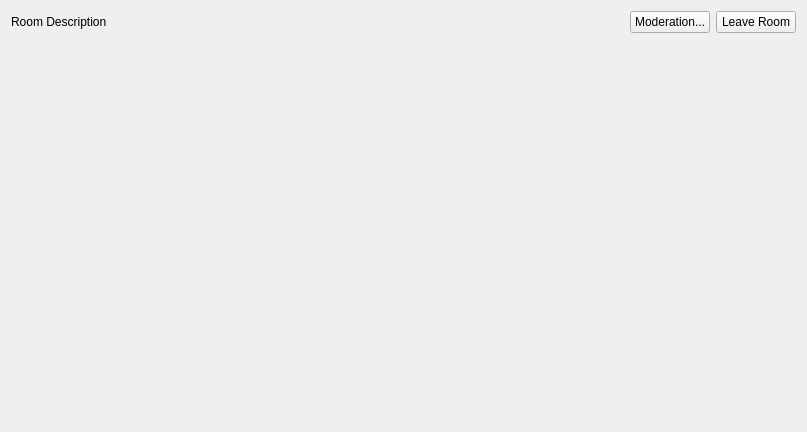
<?xml version="1.0" encoding="UTF-8"?>
<ui version="4.0">
 <class>ClientRoom</class>
 <widget class="QWidget" name="ClientRoom">
  <property name="geometry">
   <rect>
    <x>0</x>
    <y>0</y>
    <width>807</width>
    <height>432</height>
   </rect>
  </property>
  <property name="windowTitle">
   <string>Room Window</string>
  </property>
  <layout class="QVBoxLayout" name="verticalLayout">
   <item>
    <layout class="QVBoxLayout" name="verticalLayout_3">
     <item>
      <layout class="QHBoxLayout" name="horizontalLayout">
       <property name="rightMargin">
        <number>0</number>
       </property>
       <item>
        <widget class="QLabel" name="description">
         <property name="text">
          <string>Room Description</string>
         </property>
        </widget>
       </item>
       <item>
        <spacer name="horizontalSpacer">
         <property name="orientation">
          <enum>Qt::Horizontal</enum>
         </property>
         <property name="sizeHint" stdset="0">
          <size>
           <width>40</width>
           <height>20</height>
          </size>
         </property>
        </spacer>
       </item>
       <item>
        <widget class="QPushButton" name="moderation">
         <property name="text">
          <string>Moderation...</string>
         </property>
         <property name="visible">
          <bool>true</bool>
         </property>
        </widget>
       </item>
       <item>
        <widget class="QPushButton" name="disconnect">
         <property name="text">
          <string>Leave Room</string>
         </property>
        </widget>
       </item>
      </layout>
     </item>
     <item>
      <widget class="ChatRoom" name="chat" native="true"/>
     </item>
    </layout>
   </item>
  </layout>
 </widget>
 <customwidgets>
  <customwidget>
   <class>ChatRoom</class>
   <extends>QWidget</extends>
   <header>multiplayer/chat_room.h</header>
   <container>1</container>
  </customwidget>
 </customwidgets>
 <resources/>
 <connections/>
</ui>
